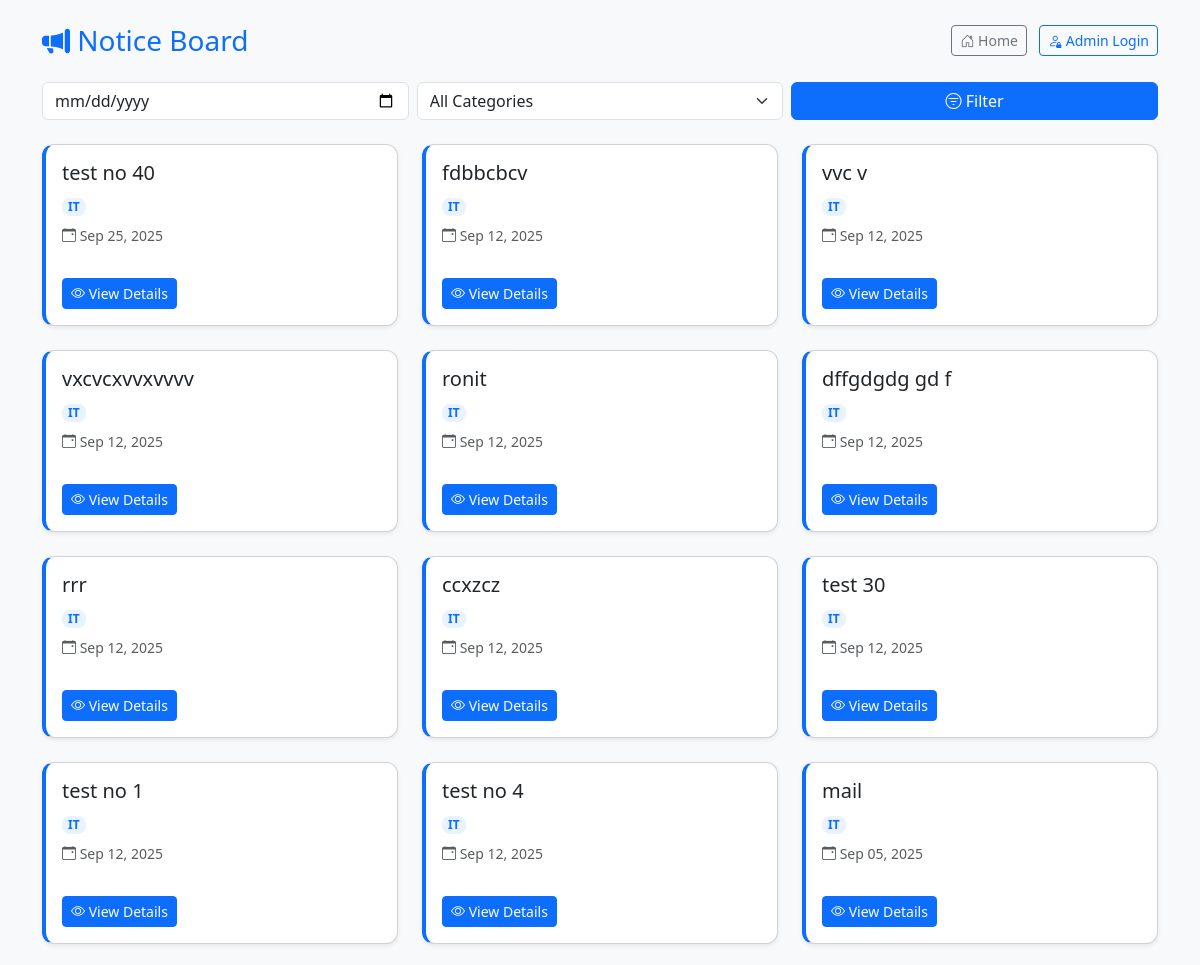
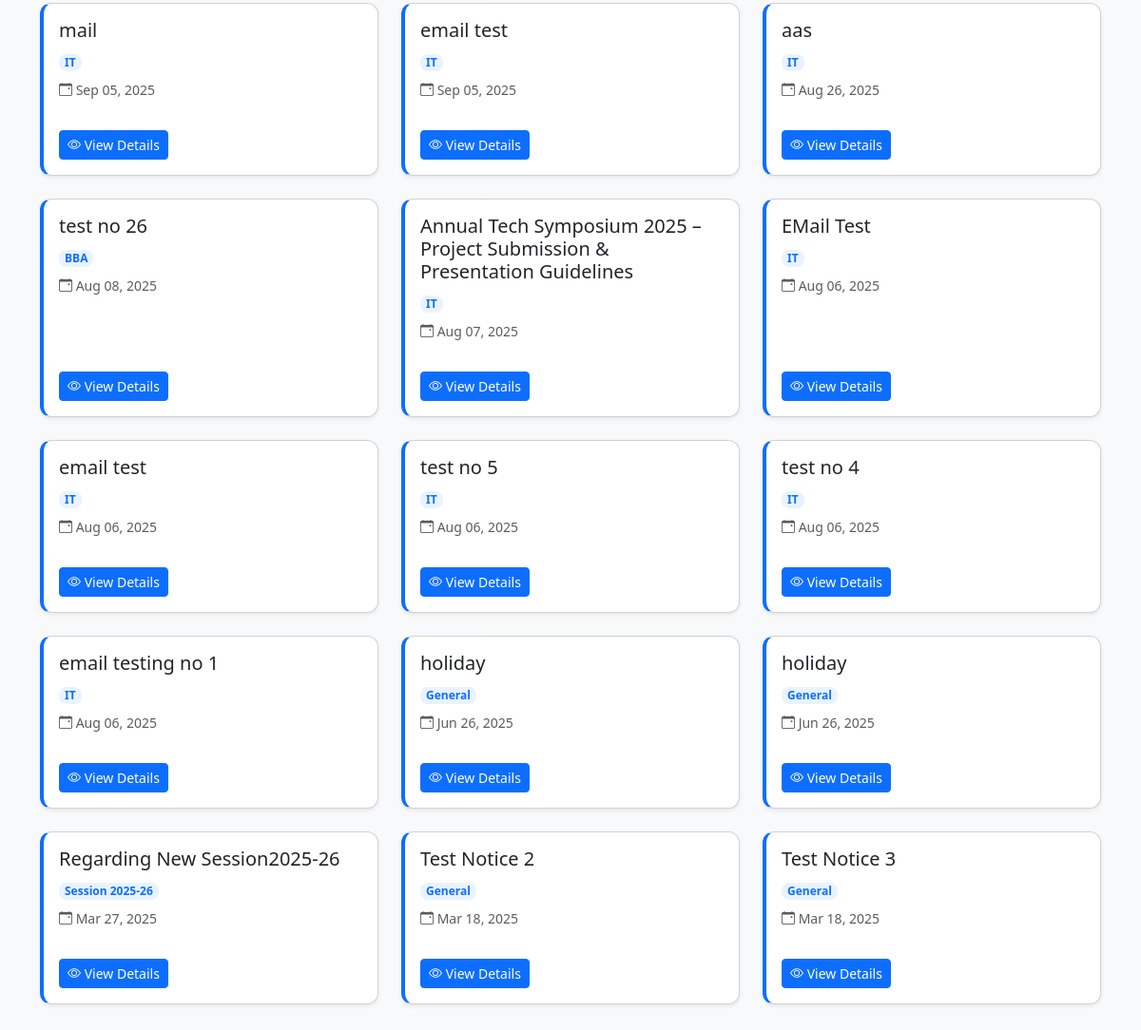
/view_notice.php, run on the app's committed database (2 pictures, top to bottom).
### tables this page shows
CREATE TABLE `notices` (
  `id` int(11) NOT NULL,
  `category` varchar(255) DEFAULT NULL,
  `Class` varchar(10) NOT NULL,
  `title` varchar(255) NOT NULL,
  `content` text NOT NULL,
  `created_at` timestamp NOT NULL DEFAULT current_timestamp(),
  `status` enum('active','inactive') DEFAULT 'active',
  `created_by` int(11) DEFAULT NULL,
  `file_path` varchar(255) DEFAULT NULL,
  `views` int(11) DEFAULT 0
);

### view_notice.php (the view, shortened to what this page needs)
<?php
include_once('includes/dbconnection.php');
?>
<!DOCTYPE html>
<html lang="en">
<head>
    <link href="https://cdn.jsdelivr.net/npm/bootstrap@5.3.0/dist/css/bootstrap.min.css" rel="stylesheet">
    <link rel="stylesheet" href="https://cdn.jsdelivr.net/npm/bootstrap-icons@1.10.5/font/bootstrap-icons.css">
</head>
<body>
<div class="container py-4">
    <div class="d-flex justify-content-between align-items-center mb-4">
        <h3 class="mb-0 text-primary"><i class="bi bi-megaphone-fill"></i> Notice Board</h3>
        <div>
            <a href="index.php" class="btn btn-outline-secondary btn-sm me-2"><i class="bi bi-house-door"></i> Home</a>
            <a href="login.php" class="btn btn-outline-primary btn-sm"><i class="bi bi-person-lock"></i> Admin Login</a>
        </div>
    </div>
    <form class="row mb-4 g-2" method="GET">
        <div class="col-md-4">
            <input type="date" name="date" class="form-control" value="<?= isset($_GET['date']) ? htmlspecialchars($_GET['date']) : '' ?>">
        </div>
        <div class="col-md-4">
            <select name="category" class="form-select">
                <option value="">All Categories</option>
            </select>
        </div>
        <div class="col-md-4 d-flex">
            <button type="submit" class="btn btn-primary w-100"><i class="bi bi-filter-circle"></i> Filter</button>
        </div>
    </form>
    <div class="row">
        <?php
        $conditions = ["status='active'"];
        $where = implode(" AND ", $conditions);
        $sql = "SELECT * FROM notices WHERE $where ORDER BY created_at DESC";
        $result = $con->query($sql);
        if ($result && $result->num_rows > 0):
            while ($row = $result->fetch_assoc()):
        ?>
        <div class="col-12 col-md-6 col-lg-4 mb-4 d-flex">
            <div class="card notice-card shadow-sm w-100">
                <div class="card-body d-flex flex-column justify-content-between">
                    <div>
                        <h5 class="card-title"><?= htmlspecialchars($row['title']); ?></h5>
                        <span class="badge badge-category"><?= htmlspecialchars($row['category']); ?></span>
                        <p class="text-muted small mt-2"><i class="bi bi-calendar-event"></i> <?= date('M d, Y', strtotime($row['created_at'])); ?></p>
                    </div>
                    <a href="notice-details.php?nid=<?= $row['id']; ?>" class="btn btn-primary btn-sm mt-3 align-self-start"><i class="bi bi-eye"></i> View Details</a>
                </div>
            </div>
        </div>
        <?php endwhile; endif; ?>
    </div>
</div>
</body>
</html>

### view_notice.php (style rules this page uses)
body { background-color: #f8f9fa; }
.notice-card { border-left: 4px solid #0d6efd; transition: all 0.2s ease; background: #fff; border-radius: 0.75rem; }
.badge-category { background-color: #e9f3ff; color: #0d6efd; font-size: 0.75rem; padding: 0.25em 0.5em; border-radius: 0.5rem; }

### data on the page
notices: title "test no 40", category "IT", created_at "Sep 25, 2025"
notices: title "fdbbcbcv", category "IT", created_at "Sep 12, 2025"
notices: title "vvc v", category "IT", created_at "Sep 12, 2025"
notices: title "vxcvcxvvxvvvv", category "IT", created_at "Sep 12, 2025"
notices: title "ronit", category "IT", created_at "Sep 12, 2025"
notices: title "dffgdgdg gd f", category "IT", created_at "Sep 12, 2025"
notices: title "rrr", category "IT", created_at "Sep 12, 2025"
notices: title "ccxzcz", category "IT", created_at "Sep 12, 2025"
notices: title "test 30", category "IT", created_at "Sep 12, 2025"
notices: title "test no 1", category "IT", created_at "Sep 12, 2025"
notices: title "test no 4", category "IT", created_at "Sep 12, 2025"
notices: title "mail", category "IT", created_at "Sep 05, 2025"
notices: title "mail", category "IT", created_at "Sep 05, 2025"
notices: title "email test", category "IT", created_at "Sep 05, 2025"
notices: title "aas", category "IT", created_at "Aug 26, 2025"
notices: title "test no 26", category "BBA", created_at "Aug 08, 2025"
notices: title "Annual Tech Symposium 2025 – Project Submission & Presentation Guidelines", category "IT", created_at "Aug 07, 2025"
notices: title "EMail Test", category "IT", created_at "Aug 06, 2025"
notices: title "email test", category "IT", created_at "Aug 06, 2025"
notices: title "test no 5", category "IT", created_at "Aug 06, 2025"
notices: title "test no 4", category "IT", created_at "Aug 06, 2025"
notices: title "email testing no 1", category "IT", created_at "Aug 06, 2025"
notices: title "holiday", category "General", created_at "Jun 26, 2025"
notices: title "holiday", category "General", created_at "Jun 26, 2025"
notices: title "Regarding New Session2025-26", category "Session 2025-26", created_at "Mar 27, 2025"
notices: title "Test Notice 2", category "General", created_at "Mar 18, 2025"
notices: title "Test Notice 3", category "General", created_at "Mar 18, 2025"
